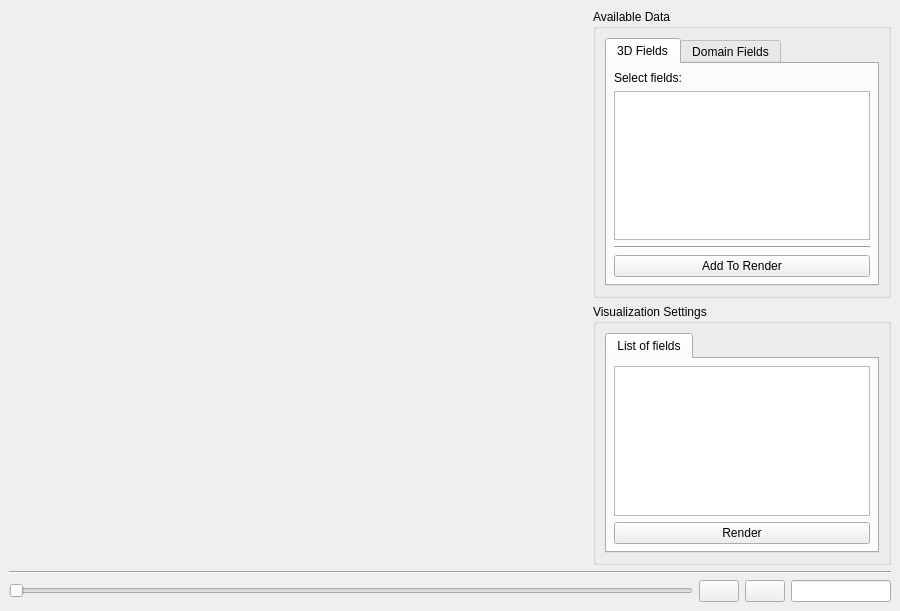
<?xml version="1.0" encoding="UTF-8"?>
<ui version="4.0">
 <class>Visualizer3Dvtk</class>
 <widget class="QMainWindow" name="Visualizer3Dvtk">
  <property name="geometry">
   <rect>
    <x>0</x>
    <y>0</y>
    <width>900</width>
    <height>611</height>
   </rect>
  </property>
  <property name="windowTitle">
   <string>3D Visualizer (VTK)</string>
  </property>
  <property name="windowIcon">
   <iconset>
    <normaloff>Icons/logo.png</normaloff>Icons/logo.png</iconset>
  </property>
  <widget class="QWidget" name="centralwidget">
   <property name="enabled">
    <bool>true</bool>
   </property>
   <layout class="QHBoxLayout" name="horizontalLayout_5">
    <item>
     <layout class="QGridLayout" name="gridLayout">
      <item row="1" column="1">
       <widget class="Line" name="line">
        <property name="orientation">
         <enum>Qt::Horizontal</enum>
        </property>
       </widget>
      </item>
      <item row="2" column="1">
       <layout class="QHBoxLayout" name="horizontalLayout_2">
        <item>
         <widget class="QSlider" name="timeStep_Slider">
          <property name="sizePolicy">
           <sizepolicy hsizetype="Expanding" vsizetype="Minimum">
            <horstretch>0</horstretch>
            <verstretch>0</verstretch>
           </sizepolicy>
          </property>
          <property name="orientation">
           <enum>Qt::Horizontal</enum>
          </property>
         </widget>
        </item>
        <item>
         <widget class="QPushButton" name="prevStep_Button">
          <property name="text">
           <string/>
          </property>
          <property name="icon">
           <iconset>
            <normaloff>Icons/icon-ios7-arrow-left-128.png</normaloff>Icons/icon-ios7-arrow-left-128.png</iconset>
          </property>
         </widget>
        </item>
        <item>
         <widget class="QPushButton" name="nextStep_Button">
          <property name="text">
           <string/>
          </property>
          <property name="icon">
           <iconset>
            <normaloff>Icons/icon-ios7-arrow-right-128.png</normaloff>Icons/icon-ios7-arrow-right-128.png</iconset>
          </property>
         </widget>
        </item>
        <item>
         <widget class="QLineEdit" name="timeStep_LineEdit">
          <property name="maximumSize">
           <size>
            <width>100</width>
            <height>16777215</height>
           </size>
          </property>
         </widget>
        </item>
       </layout>
      </item>
      <item row="0" column="1">
       <layout class="QHBoxLayout" name="horizontalLayout_3">
        <item>
         <widget class="QWidget" name="plot_Widget" native="true">
          <property name="minimumSize">
           <size>
            <width>500</width>
            <height>500</height>
           </size>
          </property>
          <layout class="QVBoxLayout" name="plotWidget_layout">
           <property name="leftMargin">
            <number>0</number>
           </property>
           <property name="topMargin">
            <number>0</number>
           </property>
           <property name="rightMargin">
            <number>0</number>
           </property>
           <property name="bottomMargin">
            <number>0</number>
           </property>
          </layout>
         </widget>
        </item>
        <item>
         <widget class="QWidget" name="widget_2" native="true">
          <property name="sizePolicy">
           <sizepolicy hsizetype="Maximum" vsizetype="Preferred">
            <horstretch>0</horstretch>
            <verstretch>0</verstretch>
           </sizepolicy>
          </property>
          <property name="maximumSize">
           <size>
            <width>16777215</width>
            <height>16777215</height>
           </size>
          </property>
          <layout class="QVBoxLayout" name="verticalLayout_3">
           <property name="leftMargin">
            <number>0</number>
           </property>
           <property name="topMargin">
            <number>0</number>
           </property>
           <property name="rightMargin">
            <number>0</number>
           </property>
           <property name="bottomMargin">
            <number>0</number>
           </property>
           <item>
            <widget class="QGroupBox" name="groupBox_3">
             <property name="maximumSize">
              <size>
               <width>16777215</width>
               <height>16777215</height>
              </size>
             </property>
             <property name="title">
              <string>Available Data</string>
             </property>
             <layout class="QVBoxLayout" name="verticalLayout_6">
              <item>
               <widget class="QTabWidget" name="tabWidget">
                <property name="maximumSize">
                 <size>
                  <width>16777215</width>
                  <height>16777215</height>
                 </size>
                </property>
                <property name="currentIndex">
                 <number>0</number>
                </property>
                <widget class="QWidget" name="tab">
                 <attribute name="title">
                  <string>3D Fields</string>
                 </attribute>
                 <layout class="QVBoxLayout" name="verticalLayout_5">
                  <property name="leftMargin">
                   <number>7</number>
                  </property>
                  <property name="topMargin">
                   <number>7</number>
                  </property>
                  <property name="rightMargin">
                   <number>7</number>
                  </property>
                  <property name="bottomMargin">
                   <number>7</number>
                  </property>
                  <item>
                   <widget class="QLabel" name="label">
                    <property name="text">
                     <string>Select fields:</string>
                    </property>
                   </widget>
                  </item>
                  <item>
                   <widget class="QListView" name="availableFields_listView">
                    <property name="maximumSize">
                     <size>
                      <width>16777215</width>
                      <height>16777215</height>
                     </size>
                    </property>
                   </widget>
                  </item>
                  <item>
                   <widget class="Line" name="line_3">
                    <property name="orientation">
                     <enum>Qt::Horizontal</enum>
                    </property>
                   </widget>
                  </item>
                  <item>
                   <widget class="QPushButton" name="addToRender_Button">
                    <property name="sizePolicy">
                     <sizepolicy hsizetype="Minimum" vsizetype="Fixed">
                      <horstretch>0</horstretch>
                      <verstretch>0</verstretch>
                     </sizepolicy>
                    </property>
                    <property name="text">
                     <string>Add To Render</string>
                    </property>
                   </widget>
                  </item>
                 </layout>
                </widget>
                <widget class="QWidget" name="tab_2">
                 <attribute name="title">
                  <string>Domain Fields</string>
                 </attribute>
                 <layout class="QVBoxLayout" name="verticalLayout_2">
                  <property name="leftMargin">
                   <number>7</number>
                  </property>
                  <property name="topMargin">
                   <number>7</number>
                  </property>
                  <property name="rightMargin">
                   <number>7</number>
                  </property>
                  <property name="bottomMargin">
                   <number>7</number>
                  </property>
                 </layout>
                </widget>
               </widget>
              </item>
             </layout>
            </widget>
           </item>
           <item>
            <widget class="QGroupBox" name="groupBox_4">
             <property name="title">
              <string>Visualization Settings</string>
             </property>
             <layout class="QVBoxLayout" name="verticalLayout_8">
              <item>
               <widget class="QTabWidget" name="tabWidget_2">
                <property name="currentIndex">
                 <number>0</number>
                </property>
                <widget class="QWidget" name="tab_3">
                 <attribute name="title">
                  <string>List of fields</string>
                 </attribute>
                 <layout class="QVBoxLayout" name="verticalLayout_9">
                  <property name="leftMargin">
                   <number>7</number>
                  </property>
                  <property name="topMargin">
                   <number>7</number>
                  </property>
                  <property name="rightMargin">
                   <number>7</number>
                  </property>
                  <property name="bottomMargin">
                   <number>7</number>
                  </property>
                  <item>
                   <widget class="QListWidget" name="fieldsToRender_listWidget"/>
                  </item>
                  <item>
                   <widget class="QPushButton" name="render_pushButton">
                    <property name="text">
                     <string>Render</string>
                    </property>
                   </widget>
                  </item>
                 </layout>
                </widget>
               </widget>
              </item>
             </layout>
            </widget>
           </item>
          </layout>
         </widget>
        </item>
       </layout>
      </item>
     </layout>
    </item>
   </layout>
  </widget>
  <action name="actionOpen_Folder">
   <property name="text">
    <string>Open Folder</string>
   </property>
  </action>
  <action name="actionMake_video">
   <property name="text">
    <string>Create animation</string>
   </property>
  </action>
  <action name="actionAbout">
   <property name="text">
    <string>About</string>
   </property>
  </action>
  <action name="actionParticle_Tracker">
   <property name="text">
    <string>Particle Tracker</string>
   </property>
  </action>
  <action name="actionSimulation_parameters">
   <property name="text">
    <string>Simulation parameters</string>
   </property>
  </action>
 </widget>
 <resources/>
 <connections/>
</ui>
